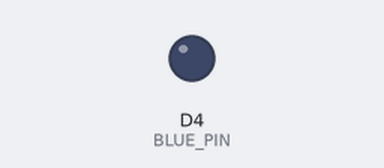
Recording of a sketch running on a simulated nRF52 board. Shown: output pins drawn as LEDs (lit = HIGH). A phone connects over Bluetooth LE 3 s after start.

Above: at 0.1 s.
At 3.1 s:
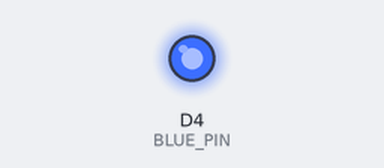
Timing chart, 0 to 4.6 s (numbered marks = the images above):
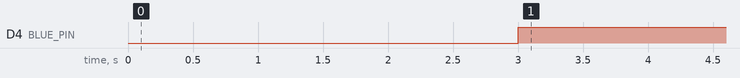

Measured:
- by itself, D4 (BLUE_PIN): LOW → HIGH at 3.0 s

The sketch:

umbrella_ble_connection.ino
```cpp
// BLE 연결 상태 확인

#include <bluefruit.h>

const int BLUE_PIN = 4;  // A2 / P0.04

void setup() {
  pinMode(BLUE_PIN, OUTPUT);
  digitalWrite(BLUE_PIN, LOW);  // 기본은 꺼짐

  Bluefruit.begin();
  Bluefruit.setName("umbrella_1");
  Bluefruit.Advertising.addFlags(BLE_GAP_ADV_FLAGS_LE_ONLY_GENERAL_DISC_MODE);
  Bluefruit.Advertising.addTxPower();
  Bluefruit.Advertising.start(0);  // 무제한 광고
}

void loop() {
  if (Bluefruit.connected()) {
    digitalWrite(BLUE_PIN, HIGH);  // BLE 연결 시 LED 켬
  } else {
    digitalWrite(BLUE_PIN, LOW);   // BLE 미연결 시 LED 끔
  }

  delay(100);  // 체크 주기
}
```
